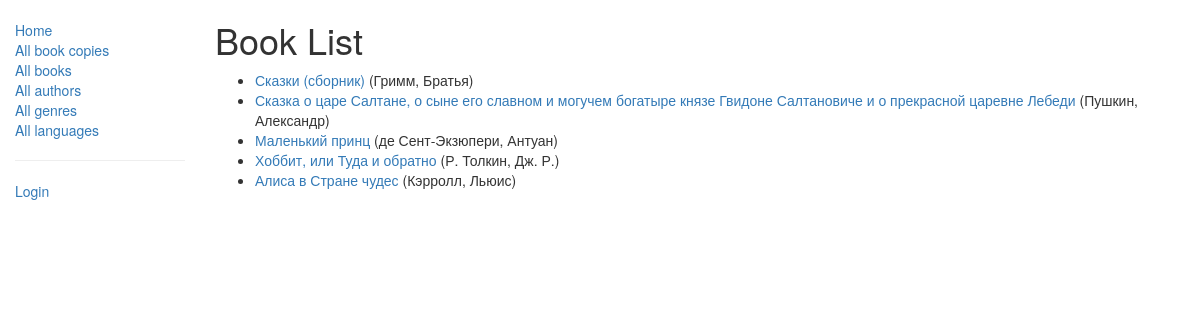
Before: /catalog/books/ with the older database file.
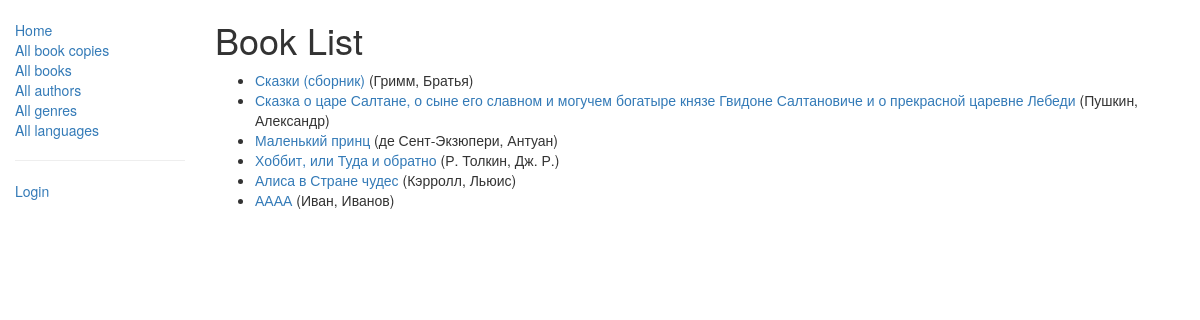
After: the same page with the newer database file.
### catalog/models.py (models this page shows, shortened)
class Book(models.Model):
    title = models.CharField(max_length=200)
    author = models.ForeignKey('Author', on_delete=models.SET_NULL, null=True)
    summary = models.TextField(max_length=1000, help_text="Enter a brief description of the book")
    isbn = models.CharField('ISBN',max_length=13, help_text='13 Character <a href="https://www.isbn-international.org/content/what-isbn">ISBN number</a>')
    genre = models.ManyToManyField(Genre, help_text="Select a genre for this book")
    language = models.ForeignKey('Language', on_delete=models.SET_NULL, null=True)
    def get_absolute_url(self):
        return reverse('book-detail', args=[str(self.id)])
    def display_genre(self):
        """
        Creates a string for the Genre. This is required to display genre in Admin.
        """
        return ', '.join([ genre.name for genre in self.genre.all()[:3] ])
    display_genre.short_description = 'Genre'

class Author(models.Model):
    first_name = models.CharField(max_length=100)
    last_name = models.CharField(max_length=100)
    date_of_birth = models.DateField(null=True, blank=True)
    date_of_death = models.DateField('Died', null=True, blank=True)
    def __str__(self):
        return '%s, %s' % (self.last_name, self.first_name)

### catalog/views.py (the view)
# urls.py: path('books/', views.BookListView.as_view(), name='books'),
class BookListView(generic.ListView):
    model = Book
    paginate_by = 10

### catalog/templates/catalog/book_list.html
{% extends "base_generic.html" %}
{% block content %}
    <h1>Book List</h1>
    {% if book_list %}
    <ul>
      {% for book in book_list %}
      <li>
        <a href="{{ book.get_absolute_url }}">{{ book.title }}</a> ({{book.author}})
      </li>
      {% endfor %}
    </ul>
    {% else %}
      <p>There are no books in the library.</p>
    {% endif %}
{% endblock %}

Changed rows visible on the page:
added Book: title "АААА", author "Иван, Иванов"
